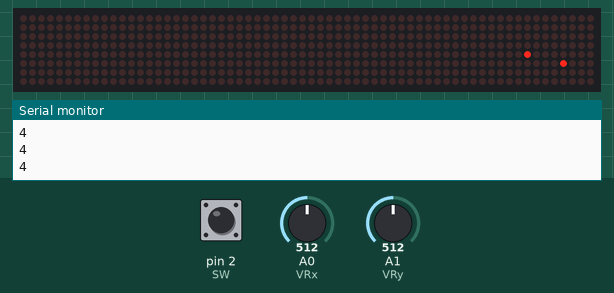
The sketch below on a simulated Arduino Uno, built with avr-gcc and run on an emulated ATmega328P. On the bench: 64×8 LED matrix, the last lines printed to the serial monitor. Inputs (shaded band) come from the test bench; at power-on: A0 (VRx) = 512, A1 (VRy) = 512, pin 2 (SW) LOW. Random numbers use the default seed unless the sketch sets one.

Above: at 1.2 s.
1.3 s: A0 (VRx) set to 357
3.3 s: A0 (VRx) set to 322
5.8 s: A1 (VRy) set to 355
7.3 s: A1 (VRy) set to 323
9.8 s: A1 (VRy) set to 716
12.3 s: A0 (VRx) set to 716
At 13.83 s:
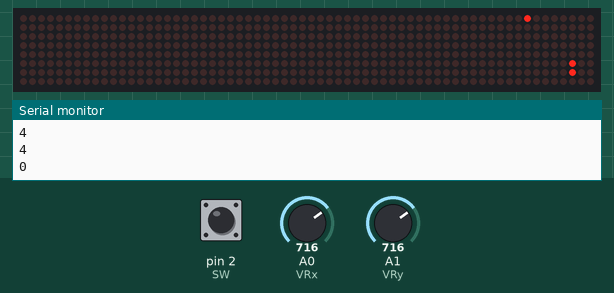
At 14.45 s:
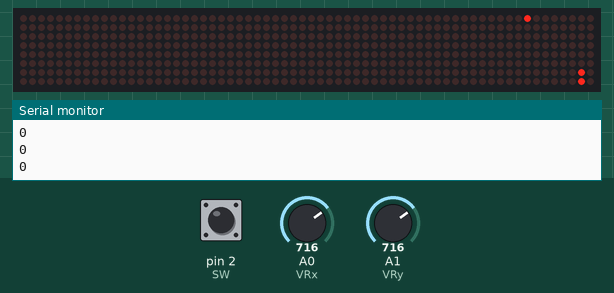

The sketch:

matrix_snake.ino
```cpp
#include <LedControl.h>

// matrix
int DIN = 12;
int CS = 10;
int CLK = 11;

// joystick
int VRx = A0;
int VRy = A1;
int SW = 2;

// ---
int xPosition = 0;
int yPosition = 0;
int SW_state = 1;
int mapX = 0;
int mapY = 0;

// GAMEPLAY

int speed = 300;

bool direction_ = true;
bool x_y = true;
int length_ = 1;

int xArray[64];
int yArray[64];

int random_x = 5;
int random_y = 4;

int Cat[8] ={B10001000,B11111000,B10101000,B01110001,B00100001,B01111001,B01111101,B10111110 };


LedControl lc=LedControl(DIN, CLK, CS,0);

void setup() {
  Serial.begin(9600);


  pinMode(VRx, INPUT);
  pinMode(VRy, INPUT);


  lc.shutdown(0,false);
  lc.setIntensity(0,0);
  lc.clearDisplay(0);
//  randomSeed(4);


}


void loop(){


   lc.clearDisplay(0);

  SW_state = digitalRead(SW);

  xPosition = analogRead(VRx);
  yPosition = analogRead(VRy);

  mapY = map(xPosition, 0, 1023, 0, 998);
  mapX = map(yPosition, 0, 1023, 0, 998);


Serial.print(random_y);
 lc.setLed(0, random_x, random_y, true);
  if (xArray[0] == random_x && yArray[0] == random_y) {
      length_ += 1;
      lc.clearDisplay(0);
      random_x = random(0, 7);
      random_y = random(0, 7);
  }


  for (int i = length_ - 1; i > 0; i--) {
    xArray[i] = xArray[i-1];
    yArray[i] = yArray[i-1];
  }

  way(); // ??? move upward


  for (int i = 0; i < length_; i++) {
    lc.setLed(0, xArray[i], yArray[i], true);
  }

//  for (int i = 0; i < length_; i++) {
//    lc.setLed(0, xArray[i], yArray[i], true);
//  }

 for (int i = 1; i < length_; i++) {
    if (xArray[0] == xArray[i] && yArray[0] == yArray[i]){
      while (SW_state != 0){
        for(int i=0;i<8;i++)
          lc.setRow(0,i,Cat[i]);
           SW_state = digitalRead(SW);

            delay(100);
            length_ = 1;
            xArray[0] = 0;
            yArray[0] = 0;

      }}
  }
  Serial.println();
//yArray[0]
  delay(speed);
  lc.clearDisplay(0);


}


void way(){
  if (mapX > 665 && x_y != true){
    direction_ = true;
    x_y = true;
  } else if (mapX < 332 && x_y != true) {
    direction_ = false;
    x_y = true;
  } else if (mapY > 665 && x_y != false) {
    direction_ = true;
    x_y = false;
  } else if (mapY < 332 && x_y != false) {
    direction_ = false;
    x_y = false;
  }

if (direction_ == true && x_y == true) {
    if (xArray[0] == 7) {
      xArray[0] = 0;
    } else {
    xArray[0] += 1;
    }
  }

if (direction_ == false && x_y == true) {
    if (xArray[0] == 0) {
      xArray[0] = 7;
    } else {
    xArray[0] -= 1;
    }
  }

if (direction_ == true && x_y == false) {
    if (yArray[0] == 7) {
      yArray[0] = 0;
    } else {
    yArray[0] += 1;
    }
  }

if (direction_ == false && x_y == false) {
    if (yArray[0] == 0) {
      yArray[0] = 7;

    } else {
    yArray[0] -= 1;
    }
  }
}
```
